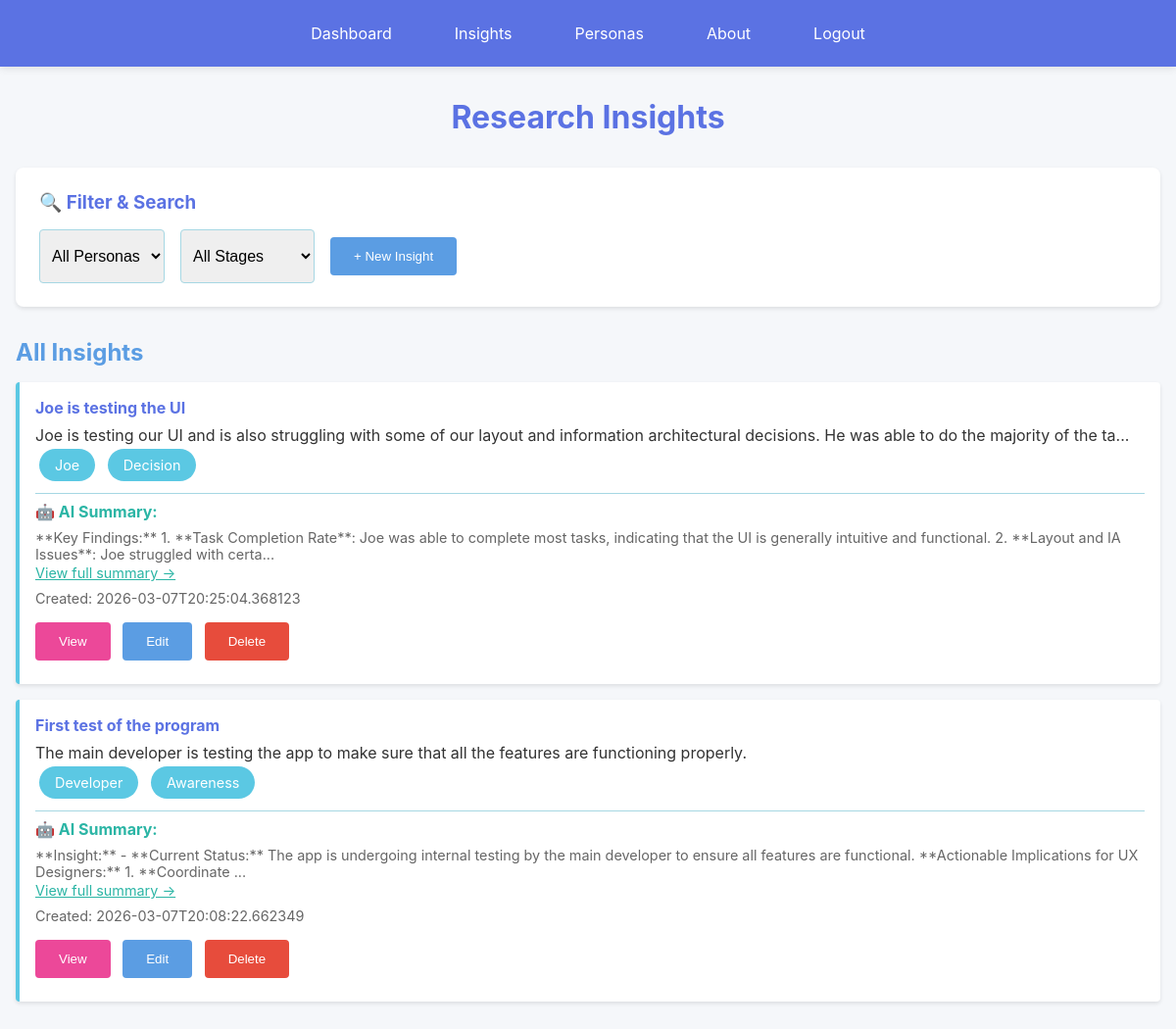
/insights (signed in), run on the app's committed database.
### models.py (models this page shows, shortened)
class Insight(db.Model):
    __tablename__ = 'insights'
    id = db.Column(db.Integer, primary_key=True)
    user_id = db.Column(db.Integer, db.ForeignKey('users.id'), nullable=True, index=True)
    title = db.Column(db.String(200), nullable=False)
    description = db.Column(db.Text, nullable=False)
    persona_id = db.Column(db.Integer, db.ForeignKey('personas.id'), nullable=True)
    journey_stage = db.Column(db.String(100), nullable=True)
    timestamp = db.Column(db.DateTime, nullable=False, default=datetime.utcnow)
    ai_summary = db.Column(db.Text, nullable=True)
    def to_dict(self):
        return {
            'id': self.id,
            'user_id': self.user_id,
            'title': self.title,
            'description': self.description,
            'persona_id': self.persona_id,
            'persona_name': self.persona.name if self.persona else None,
            'journey_stage': self.journey_stage,
            'timestamp': self.timestamp.isoformat() if self.timestamp else None,
            'ai_summary': self.ai_summary
        }

class Persona(db.Model):
    __tablename__ = 'personas'
    id = db.Column(db.Integer, primary_key=True)
    user_id = db.Column(db.Integer, db.ForeignKey('users.id'), nullable=True, index=True)
    name = db.Column(db.String(200), nullable=False)
    description = db.Column(db.Text, nullable=False)
    timestamp = db.Column(db.DateTime, nullable=False, default=datetime.utcnow)
    insights = db.relationship('Insight', backref='persona', lazy=True, cascade='all, delete-orphan')
    def to_dict(self):
        return {
            'id': self.id,
            'user_id': self.user_id,
            'name': self.name,
            'description': self.description,
            'timestamp': self.timestamp.isoformat() if self.timestamp else None
        }

### web_app.py (the view)
@app.route('/insights')
@login_required
def insights():
    user_id = current_user_id()
    insights_list = Insight.query.filter_by(user_id=user_id).order_by(Insight.timestamp.desc()).all()
    personas_list = Persona.query.filter_by(user_id=user_id).all()
    return render_template(
        'insights.html',
        insights=[insight.to_dict() for insight in insights_list],
        personas=[persona.to_dict() for persona in personas_list]
    )

### web_app.py (called while the page is built)
def current_user_id():
    return session.get('user_id')

def get_current_user():
    user_id = current_user_id()
    if not user_id:
        return None
    return User.query.get(user_id)

def login_required(view_func):
    @wraps(view_func)
    def wrapped(*args, **kwargs):
        if not current_user_id():
            flash('Please log in to continue.', 'error')
            return redirect(url_for('login'))
        return view_func(*args, **kwargs)
    return wrapped

@app.context_processor
def inject_shared_context():
    return {
        'colors': COLORS,
        'current_user': get_current_user()
    }

### templates/insights.html (shortened to what this page needs)
{% extends "base.html" %}
{% block content %}
<h1>Research Insights</h1>
<div class="filter-section">
    <h3>🔍 Filter & Search</h3>
    <div class="filter-group">
        <select id="personaFilter" onchange="filterInsights()">
            <option value="">All Personas</option>
        </select>
        <select id="stageFilter" onchange="filterInsights()">
            <option value="">All Stages</option>
        </select>
        <button class="btn btn-secondary" onclick="window.location.href='/insights/new'">+ New Insight</button>
    </div>
</div>
<h2>All Insights</h2>
{% if insights %}
<div class="insights-list">
    {% for insight in insights %}
    <div class="insight-item">
        <h4><a href="/insights/{{ insight.id }}" style="color: var(--royal-blue); text-decoration: none;">{{ insight.title }}</a></h4>
        <p>{{ insight.description[:150] }}{% if insight.description|length > 150 %}...{% endif %}</p>
        {% if insight.persona_id %}
        <span class="chip">{{ insight.persona_name }}</span>
        {% endif %}
        {% if insight.journey_stage %}
        <span class="chip">{{ insight.journey_stage }}</span>
        {% endif %}
        {% if insight.ai_summary %}
        <div style="margin-top: 0.5rem; padding-top: 0.5rem; border-top: 1px solid var(--soft-blue);">
            <strong style="color: var(--bright-turquoise);">🤖 AI Summary:</strong>
            <p style="font-size: 0.9rem; color: #666; margin-top: 0.5rem;">{{ insight.ai_summary[:200] }}{% if insight.ai_summary|length > 200 %}...{% endif %}</p>
            <a href="/insights/{{ insight.id }}" style="color: var(--bright-turquoise); font-size: 0.9rem;">View full summary →</a>
        </div>
        {% else %}
        <div style="margin-top: 0.5rem;">
            <button class="btn btn-ai" onclick="generateSummary('{{ insight.id }}')">Generate AI Summary</button>
        </div>
        {% endif %}
        <div class="meta">Created: {{ insight.timestamp }}</div>
        <div style="margin-top: 0.5rem;">
            <button class="btn btn-view" onclick="window.location.href='/insights/{{ insight.id }}'">View</button>
            <button class="btn btn-secondary" onclick="editInsight('{{ insight.id }}')">Edit</button>
            <button class="btn" onclick="deleteInsight('{{ insight.id }}')" style="background-color: #e74c3c;">Delete</button>
        </div>
    </div>
    {% endfor %}
</div>
{% else %}
<div class="empty-state">
    <p>No insights created yet.</p>
    <button class="btn" onclick="window.location.href='/insights/new'">Create Your First Insight</button>
</div>
{% endif %}
{% endblock %}

### static/style.css (style rules this page uses)
* { margin: 0; padding: 0; box-sizing: border-box; }
body { font-family: -apple-system, BlinkMacSystemFont, 'Segoe UI', Roboto, Oxygen, Ubuntu, Cantarell, sans-serif; background-color: #f5f7fa; color: #333; }
h1 { color: var(--royal-blue); margin-bottom: 2rem; text-align: center; }
h2 { color: var(--medium-blue); margin: 1.5rem 0 1rem 0; }
.btn { background-color: var(--royal-blue); color: white; padding: 0.75rem 1.5rem; border: none; border-radius: 4px; cursor: pointer; transition: background-color 0.3s; margin: 0.5rem 0.5rem 0.5rem 0; }
.btn-secondary { background-color: var(--medium-blue); }
.btn-view { background-color: var(--pink); }
.chip { display: inline-block; background-color: var(--sky-blue); color: white; padding: 0.5rem 1rem; border-radius: 20px; margin: 0.25rem; font-size: 0.9rem; }
.filter-section { background: var(--white); padding: 1.5rem; border-radius: 8px; margin-bottom: 2rem; box-shadow: 0 2px 4px rgba(0,0,0,0.1); }
.filter-section h3 { color: var(--royal-blue); margin-bottom: 1rem; }
.filter-group { display: flex; gap: 1rem; flex-wrap: wrap; }
select, input { padding: 0.5rem; border: 1px solid var(--soft-blue); border-radius: 4px; font-size: 1rem; }
.insights-list, .personas-list { display: grid; grid-template-columns: 1fr; gap: 1rem; }
.insight-item, .persona-item { background: var(--white); padding: 1rem; border-left: 4px solid var(--sky-blue); border-radius: 4px; box-shadow: 0 2px 4px rgba(0,0,0,0.1); }
.insight-item h4, .persona-item h4 { color: var(--royal-blue); margin-bottom: 0.5rem; }
.meta { color: #666; font-size: 0.9rem; margin: 0.5rem 0; }

### data on the page
Insight: title "Joe is testing the UI", description "Joe is testing our UI and is also struggling with some of our layout and information architectural decisions. He was able to do the majority of the ta", journey_stage "Decision", ai_summary "**Key Findings:** 1. **Task Completion Rate**: Joe was able to complete most tasks, indicating that the UI is generally intuitive and functional. 2. **Layout and IA Issues**: Joe struggled with certa"
Persona: persona_name "Joe"
Insight: title "First test of the program", description "The main developer is testing the app to make sure that all the features are functioning properly.", journey_stage "Awareness", ai_summary "**Insight:** - **Current Status:** The app is undergoing internal testing by the main developer to ensure all features are functional. **Actionable Implications for UX Designers:** 1. **Coordinate"
Persona: persona_name "Developer"

### other printed values
{{ insight.timestamp }} "2026-03-07T20:25:04.368123" "2026-03-07T20:08:22.662349"
